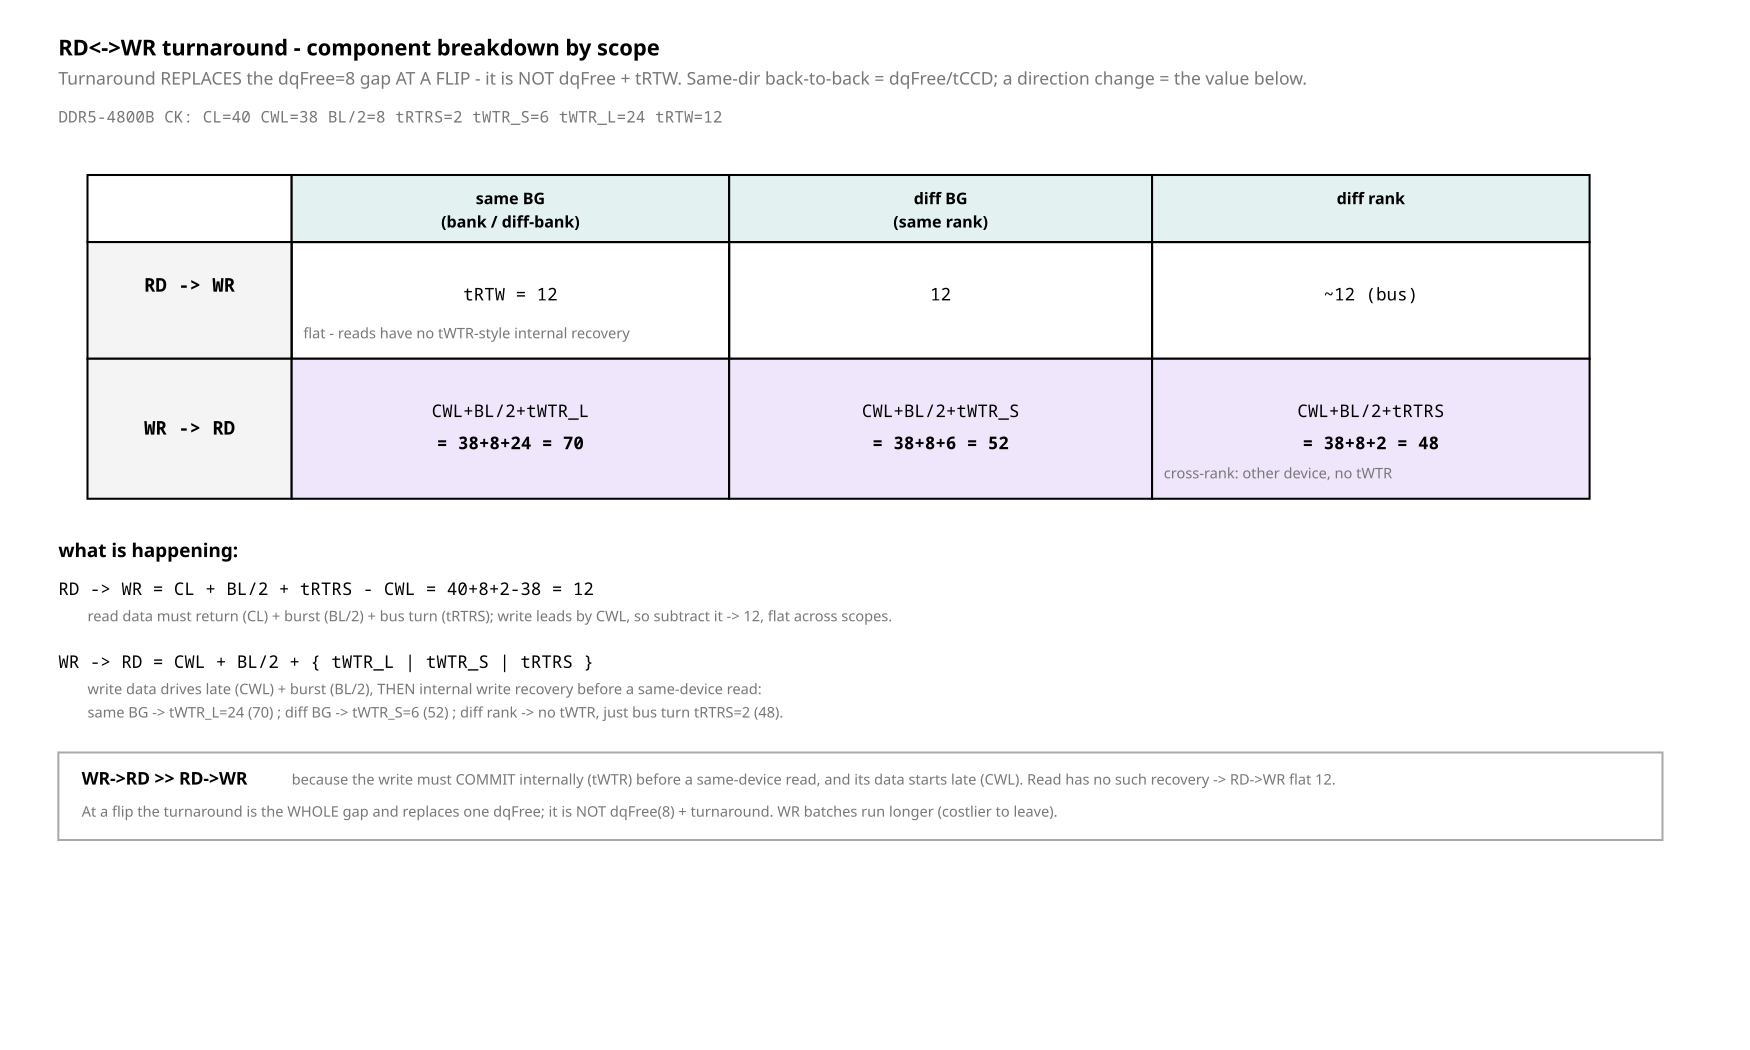

Write the Python code that produced this figure.
from rtlfig import (Fig, MUTED, FILL_NEW, FILL_LOGIC, FILL_CELL, FILL_ACTIVE,
                    FAINT, INK, PAPER, W_CELL)

# fig_49 — RD<->WR turnaround breakdown, by scope (bank/BG/rank).
# Invariant: turnaround REPLACES the dqFree gap at a direction flip (not added).
# DDR5-4800B CK: CL=40 CWL=38 BL/2=8 tRTRS=2 tWTR_S=6 tWTR_L=24 tRTW=12.

f = Fig(1200, 720)


def cnote(x, y, s, anchor="start"):
    f.text(x, y, s, size=10, mono=False, anchor=anchor, fill=MUTED)


f.text(40, 38, "RD<->WR turnaround - component breakdown by scope", size=15,
       mono=False, bold=True)
f.note(40, 58, "Turnaround REPLACES the dqFree=8 gap AT A FLIP - it is NOT dqFree + tRTW. "
               "Same-dir back-to-back = dqFree/tCCD; a direction change = the value below.")
f.text(40, 84, "DDR5-4800B CK:  CL=40  CWL=38  BL/2=8  tRTRS=2  tWTR_S=6  tWTR_L=24  tRTW=12",
       size=11, mono=True, fill=MUTED)

# ---------------- table ----------------
X = [60, 200, 500, 790]        # col left edges
W = [140, 300, 290, 300]       # col widths
HY, H0, H1 = 120, 46, 96

# header row
cols = ["", "same BG\n(bank / diff-bank)", "diff BG\n(same rank)", "diff rank"]
for i, c in enumerate(cols):
    f.rect(X[i], HY, W[i], H0, fill=FILL_ACTIVE if i else PAPER, width=W_CELL)
    for j, ln in enumerate(c.split("\n")):
        f.text(X[i] + W[i] / 2, HY + 20 + j * 16, ln, size=11, mono=False,
               anchor="middle", bold=(i > 0))

# RD->WR row
y = HY + H0
f.rect(X[0], y, W[0], H0 + 34, fill=FILL_LOGIC, width=W_CELL)
f.text(X[0] + W[0] / 2, y + 34, "RD -> WR", size=13, anchor="middle", bold=True)
for i, txt in enumerate(["tRTW = 12", "12", "~12  (bus)"]):
    f.rect(X[i + 1], y, W[i + 1], H0 + 34, width=W_CELL)
    f.text(X[i + 1] + W[i + 1] / 2, y + 40, txt, size=12, anchor="middle")
cnote(X[1] + 8, y + 66, "flat - reads have no tWTR-style internal recovery")

# WR->RD row
y2 = y + H0 + 34
f.rect(X[0], y2, W[0], H1, fill=FILL_LOGIC, width=W_CELL)
f.text(X[0] + W[0] / 2, y2 + 52, "WR -> RD", size=13, anchor="middle", bold=True)
wr = [("CWL+BL/2+tWTR_L", "= 38+8+24 = 70"),
      ("CWL+BL/2+tWTR_S", "= 38+8+6 = 52"),
      ("CWL+BL/2+tRTRS", "= 38+8+2 = 48")]
for i, (form, val) in enumerate(wr):
    f.rect(X[i + 1], y2, W[i + 1], H1, fill=FILL_NEW, width=W_CELL)
    f.text(X[i + 1] + W[i + 1] / 2, y2 + 40, form, size=12, anchor="middle")
    f.text(X[i + 1] + W[i + 1] / 2, y2 + 62, val, size=12, anchor="middle", bold=True)
cnote(X[3] + 8, y2 + 82, "cross-rank: other device, no tWTR")

# ---------------- breakdown panel ----------------
by = y2 + H1 + 40
f.text(40, by, "what is happening:", size=13, mono=False, bold=True)
f.text(40, by + 26, "RD -> WR  =  CL + BL/2 + tRTRS  -  CWL   = 40+8+2-38 = 12",
       size=12, mono=True)
cnote(60, by + 44, "read data must return (CL) + burst (BL/2) + bus turn (tRTRS); "
                   "write leads by CWL, so subtract it -> 12, flat across scopes.")
f.text(40, by + 76, "WR -> RD  =  CWL + BL/2 + { tWTR_L | tWTR_S | tRTRS }",
       size=12, mono=True)
cnote(60, by + 94, "write data drives late (CWL) + burst (BL/2), THEN internal write "
                   "recovery before a same-device read:")
cnote(60, by + 110, "same BG -> tWTR_L=24 (70) ; diff BG -> tWTR_S=6 (52) ; diff rank -> "
                    "no tWTR, just bus turn tRTRS=2 (48).")

# key takeaways
f.rect(40, by + 134, 1100, 60, fill=PAPER, stroke=FAINT, width=W_CELL)
f.text(56, by + 156, "WR->RD >> RD->WR", size=12, mono=False, bold=True)
cnote(200, by + 156, "because the write must COMMIT internally (tWTR) before a same-device "
                     "read, and its data starts late (CWL). Read has no such recovery -> RD->WR flat 12.")
cnote(56, by + 178, "At a flip the turnaround is the WHOLE gap and replaces one dqFree; it is "
                    "NOT dqFree(8) + turnaround. WR batches run longer (costlier to leave).")

f.save("fig_49_turnaround.svg")
print("wrote fig_49_turnaround.svg")
